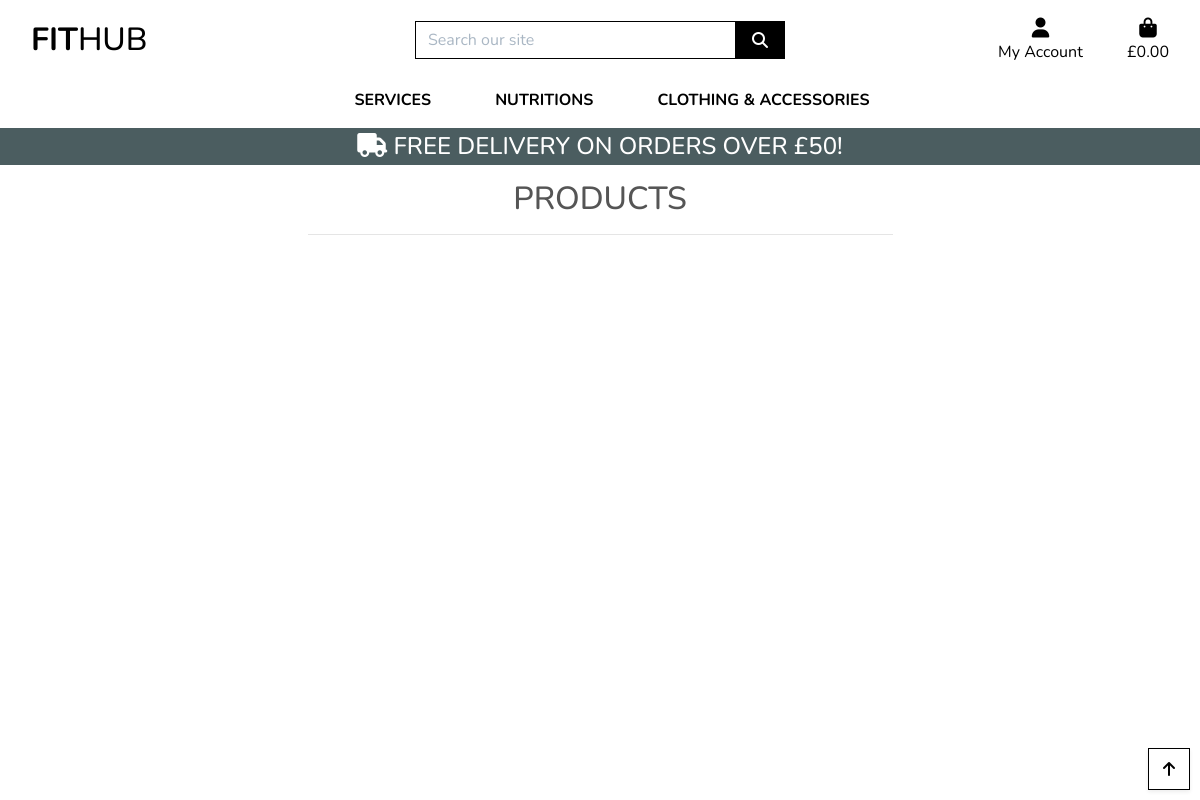
The page /products/?category=exercise_nutrition_plans on the database as committed earlier.
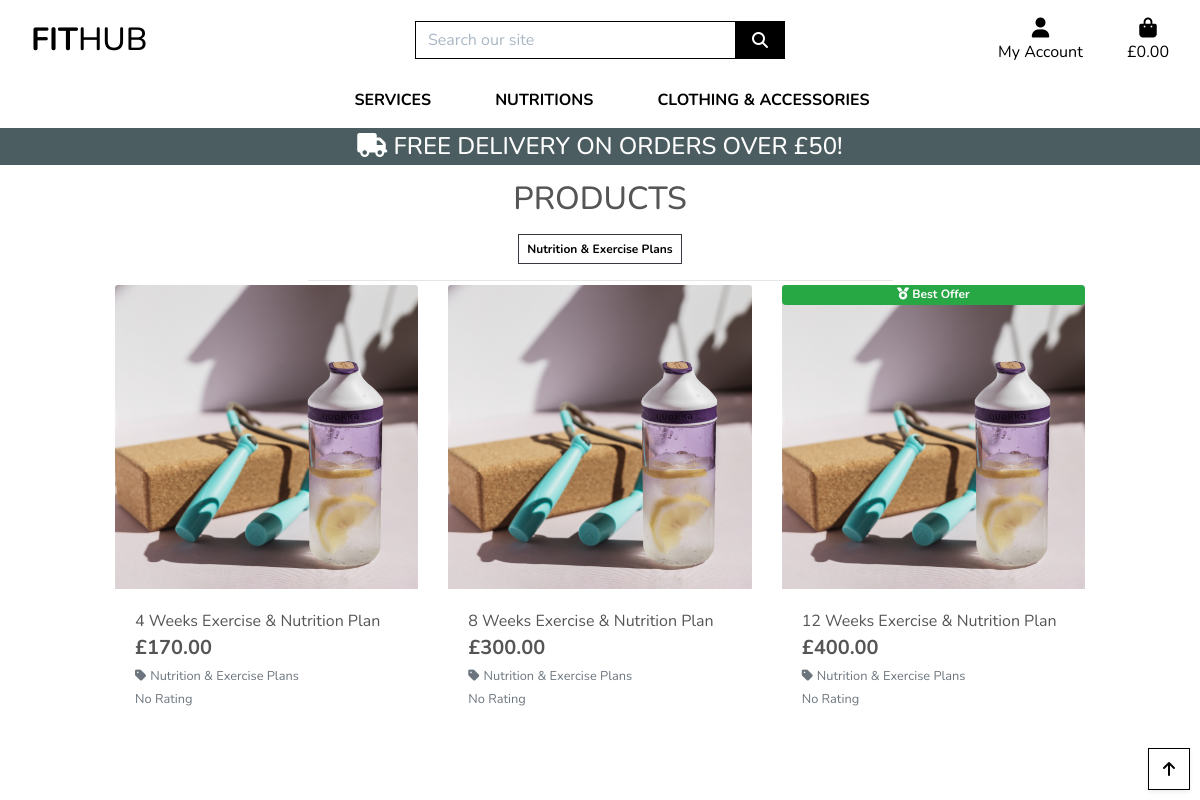
The same page on the database as committed later.
### products/models.py (models this page shows, shortened)
class Category(models.Model):
    class Meta:
        verbose_name_plural = 'Categories'
    name = models.CharField(max_length=254)
    friendly_name = models.CharField(max_length=254, null=True, blank=True)

class Product(models.Model):
    category = models.ForeignKey('Category', null=True, blank=True, on_delete=models.SET_NULL)
    sku = models.CharField(max_length=254, null=True, blank=True)
    name = models.CharField(max_length=254)
    description = models.TextField()
    has_sizes = models.BooleanField(default=False, null=True, blank=True)
    price = models.DecimalField(max_digits=6, decimal_places=2)
    rating = models.DecimalField(max_digits=6, decimal_places=2, null=True, blank=True)
    image_url = models.URLField(max_length=1024, null=True, blank=True)
    image = models.ImageField(null=True, blank=True)

### products/views.py (the view, shortened to what this page needs)
# urls.py: path('', views.all_products, name='products'),
def all_products(request):
    products = Product.objects.all()
    query = None
    categories = None
    sort = None
    direction = None
    if request.GET:
        if 'category' in request.GET:
            categories = request.GET['category'].split(',')
            products = products.filter(category__name__in=categories)
            categories = Category.objects.filter(name__in=categories)
    current_sorting = f'{sort}_{direction}'
    context = {
        'products': products,
        'search_term': query,
        'current_categories': categories,
        'current_sorting': current_sorting,
    }
    return render(request, 'products/products.html', context)

### bag/contexts.py (called while the page is built, shortened)
def bag_contents(request):
    bag_items = []
    total = 0
    product_count = 0
    bag = request.session.get('bag', {})
    if total < settings.FREE_DELIVERY_THRESHOLD:
        delivery = total * Decimal(settings.STANDARD_DELIVERY_PERCENTAGE / 100)
        free_delivery_delta = settings.FREE_DELIVERY_THRESHOLD - total
    else:
        delivery = 0
        free_delivery_delta = 0
    grand_total = delivery + total
    context = {
        'bag_items': bag_items,
        'total': total,
        'product_count': product_count,
        'delivery': delivery,
        'free_delivery_delta': free_delivery_delta,
        'free_delivery_threshold': settings.FREE_DELIVERY_THRESHOLD,
        'grand_total': grand_total,
    }
    return context

### products/templates/products/products.html (shortened to what this page needs)
{% extends "base.html" %}
{% load static %}
{% block page_header %}
    <div class="container header-container">
    </div>
{% endblock %}
{% block content %}
    <div class="overlay"></div>
    <div class="container-fluid">
        <div class="row">
            <div class="col text-center mt-3">
                <h2 class="logo-font">Products</h2>
                {% for c in current_categories %}
                    <a class="category-badge text-decoration-none" href="{% url 'products' %}?category={{ c.name }}">
                        <span class="p-2 mt-2 badge badge-white text-black rounded-0 border border-dark">{{ c.friendly_name }} </span>
                    </a>
                {% endfor %}
                <hr class="w-50 mb-1">
            </div>
        </div>
        <div class="row">
            <div class="product-container col-10 offset-1">
                <div class="row">
                    {% for product in products %}
                        <div class="col-sm-6 col-md-6 col-lg-4 col-xl-4">
                            <div class="card h-100 border-0">
                                {% if product.image %}
                                <a href="{% url 'product_detail' product.id %}">
                                    <img class="card-img-top img-fluid" src="{{ product.image.url }}" alt="{{ product.name }}">
                                    {% if product.id == 57 or product.id == 60 or product.id == 63 %}
                                        <span class="badge badge-success card-img-overlay best-offer-badge"><i class="fas fa-medal"></i> Best Offer</span>
                                    {% endif %}
                                </a>
                                {% else %}
                                <a href="{% url 'product_detail' product.id %}">
                                    <img class="card-img-top img-fluid" src="{{ MEDIA_URL }}noimage.png" alt="{{ product.name }}">
                                </a>
                                {% endif %}
                                <div class="card-body pb-0">
                                    <p class="mb-0">{{ product.name }}</p>
                                </div>
                                <div class="card-footer bg-white pt-0 border-0 text-left">
                                    <div class="row">
                                        <div class="col">
                                            <p class="lead mb-0 text-left font-weight-bold">£{{ product.price }}</p>
                                            {% if product.category %}
                                            <p class="small mt-1 mb-0">
                                                <a class="text-muted" href="{% url 'products' %}?category={{ product.category.name }}">
                                                    <i class="fas fa-tag mr-1"></i>{{ product.category.friendly_name }}
                                                </a>
                                            </p>
                                            {% endif %}
                                            {% if product.rating %}
                                                <small class="text-muted"><i class="fas fa-star mr-1"></i>{{ product.rating }} / 5</small>
                                            {% else %}
                                                <small class="text-muted">No Rating</small>
                                            {% endif %}
                                        </div>
                                    </div>
                                </div>
                            </div>
                        </div>
                    {% endfor %}
                </div>
            </div>
        </div>
    </div>
    <div class="btt-button shadow-sm rounded-0 border border-black">
        <a class="btt-link d-flex h-100">
            <i class="fas fa-arrow-up text-black mx-auto my-auto"></i>
        </a>
    </div>
{% endblock %}

Rows that differ between the two databases and show on the page:
added Category: friendly_name "Nutrition & Exercise Plans"
added Product: image (picture), name "4 Weeks Exercise & Nutrition Plan", price "170.00", category.friendly_name "Nutrition & Exercise Plans", shows "No Rating"
added Product: image (picture), name "8 Weeks Exercise & Nutrition Plan", price "300.00", category.friendly_name "Nutrition & Exercise Plans", shows "No Rating"
added Product: image (picture), shows "Best Offer", name "12 Weeks Exercise & Nutrition Plan", price "400.00", category.friendly_name "Nutrition & Exercise Plans", shows "No Rating"
